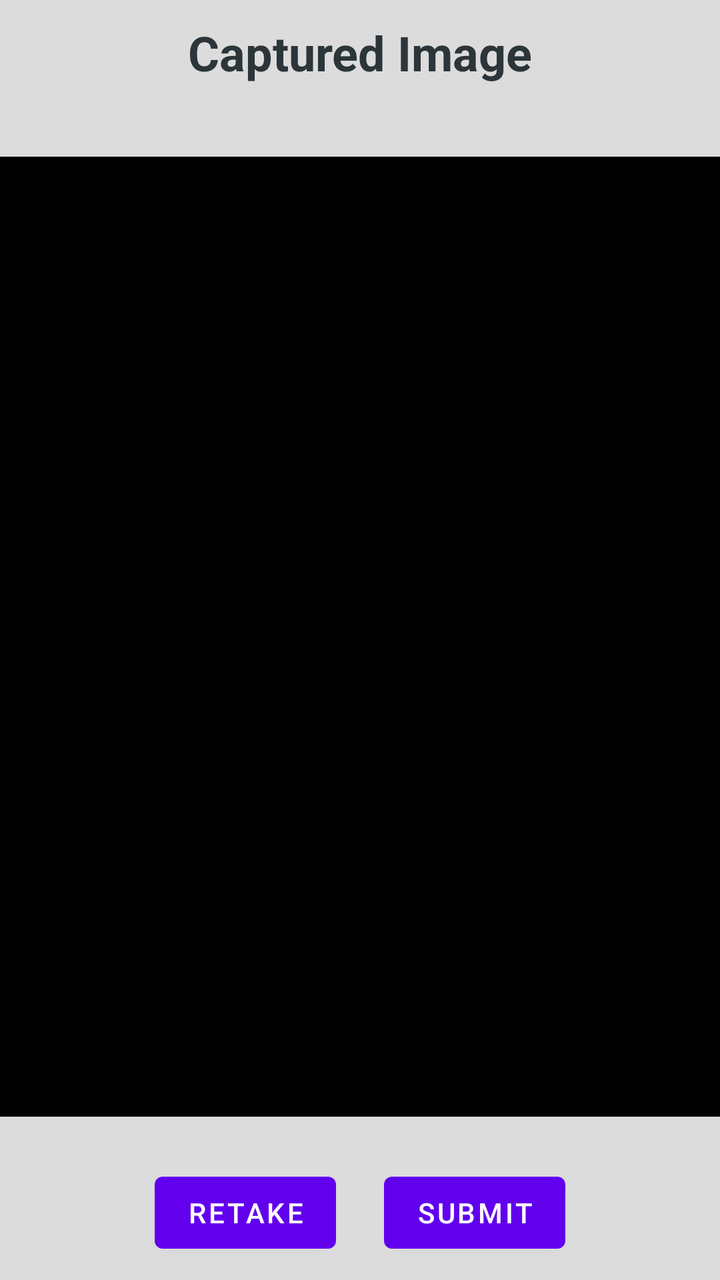
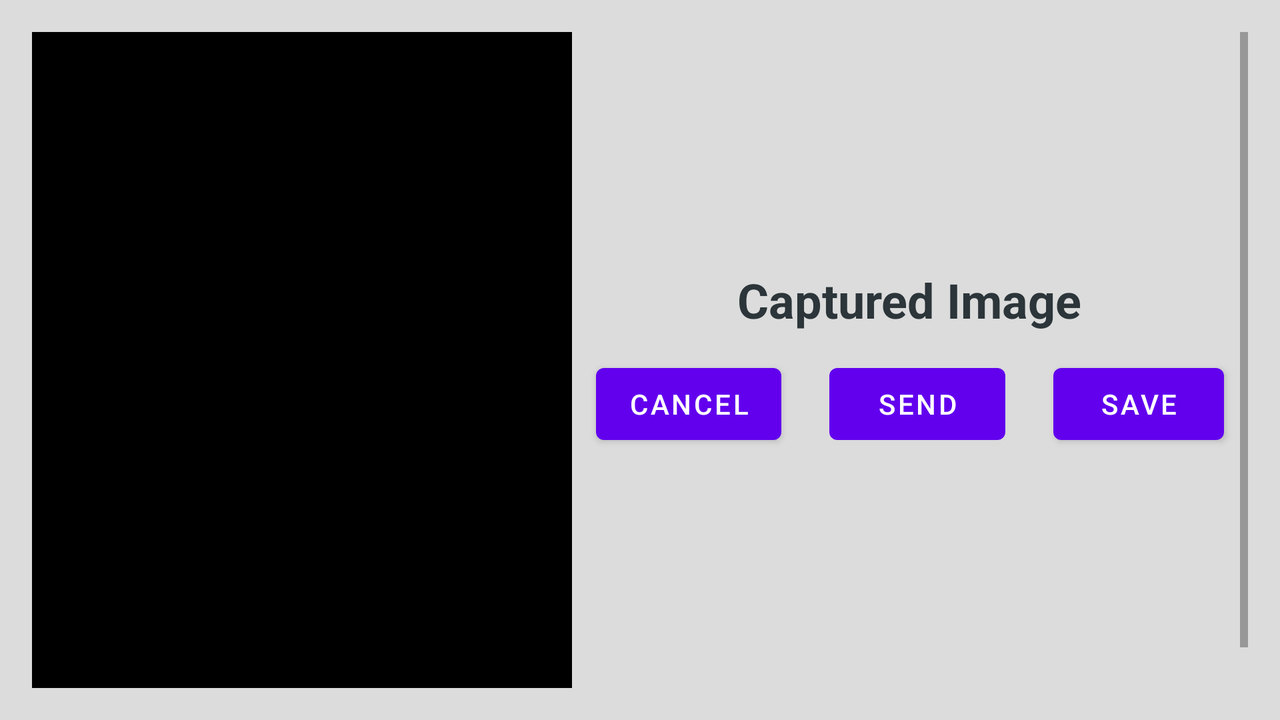

One screen, two layout resources from the same app: the default and the repository's alternative for another configuration. Each is rendered where Android would select it; the XML of both is given below.
<!-- AndroidManifest.xml: application theme Theme.BondoMan -->
<!-- res/layout/fragment_scan_validation.xml -->
<?xml version="1.0" encoding="utf-8"?>
<androidx.constraintlayout.widget.ConstraintLayout xmlns:android="http://schemas.android.com/apk/res/android"
    xmlns:app="http://schemas.android.com/apk/res-auto"
    android:layout_width="match_parent"
    android:layout_height="match_parent"
    android:background="@color/gainsboro">

    <LinearLayout
        android:layout_width="wrap_content"
        android:layout_height="wrap_content"
        android:orientation="vertical"
        app:layout_constraintBottom_toBottomOf="parent"
        app:layout_constraintEnd_toEndOf="parent"
        app:layout_constraintStart_toStartOf="parent"
        app:layout_constraintTop_toTopOf="parent">

        <TextView
            android:id="@+id/twibbonTitle"
            android:layout_width="match_parent"
            android:layout_height="wrap_content"
            android:text="Captured Image"
            android:textAlignment="center"
            android:textColor="@color/gunmetal_gray"
            android:textSize="24sp"
            android:textStyle="bold"
            android:layout_marginBottom="12dp"/>

        <ImageView
            android:id="@+id/twibbonOverlayValidation"
            android:background="@color/black"
            android:layout_width="360dp"
            android:layout_height="480dp"
            android:layout_marginVertical="24dp"
            android:gravity="center" />


        <LinearLayout
            android:layout_width="match_parent"
            android:layout_height="match_parent"
            android:orientation="horizontal"
            android:gravity="center">

            <Button
                android:id="@+id/validationRetakeButton"
                android:layout_width="wrap_content"
                android:layout_height="wrap_content"
                android:layout_gravity="center"
                android:layout_marginHorizontal="12dp"
                android:text="Retake" />

            <Button
                android:id="@+id/validationSubmitButton"
                android:layout_width="wrap_content"
                android:layout_height="wrap_content"
                android:layout_gravity="center"
                android:layout_marginHorizontal="12dp"
                android:text="Submit" />


        </LinearLayout>

    </LinearLayout>

</androidx.constraintlayout.widget.ConstraintLayout>
<!-- resources referenced by this layout -->
<resources>
  <color name="black">#000000</color>
  <color name="gainsboro">#DCDCDC</color>
  <color name="gunmetal_gray">#2C3539</color>
  <style name="Theme.BondoMan" parent="Theme.MaterialComponents.DayNight.NoActionBar">
          
          <item name="colorPrimary">@color/purple_500</item>
          <item name="colorPrimaryVariant">@color/purple_700</item>
          <item name="colorOnPrimary">@color/white</item>
          
          <item name="colorSecondary">@color/gunmetal_gray</item>
          <item name="colorSecondaryVariant">@color/dim_gray</item>
          <item name="colorOnSecondary">@color/black</item>
          
          <item name="android:statusBarColor">?attr/colorSecondary</item>
      </style>
  <color name="purple_500">#FF6200EE</color>
  <color name="purple_700">#FF3700B3</color>
  <color name="white">#FFFFFF</color>
  <color name="dim_gray">#696969</color>
</resources>
<!-- res/layout-land/fragment_scan_validation.xml (the repository's variant of the layout above) -->
<!-- drawn on the phone turned sideways -->
<?xml version="1.0" encoding="utf-8"?>
<androidx.constraintlayout.widget.ConstraintLayout xmlns:android="http://schemas.android.com/apk/res/android"
    xmlns:app="http://schemas.android.com/apk/res-auto"
    android:layout_width="match_parent"
    android:layout_height="match_parent"
    android:background="@color/gainsboro">

    <ScrollView
        android:layout_width="match_parent"
        android:layout_height="match_parent"
        android:layout_gravity="center"
        android:padding="16dp">

        <LinearLayout
            android:layout_width="match_parent"
            android:layout_height="match_parent"
            android:orientation="horizontal"
            android:layout_gravity="center"
            app:layout_constraintBottom_toBottomOf="parent"
            app:layout_constraintEnd_toEndOf="parent"
            app:layout_constraintStart_toStartOf="parent"
            app:layout_constraintTop_toTopOf="parent">


            <ImageView
                android:id="@+id/scanResultImage"
                android:background="@color/black"
                android:layout_width="270dp"
                android:layout_height="360dp"
                android:layout_gravity="center"
                android:layout_marginVertical="24dp"
                android:gravity="center" />

        <LinearLayout
            android:layout_width="match_parent"
            android:layout_height="match_parent"
            android:orientation="vertical"
            android:gravity="center">

            <TextView
                android:id="@+id/scanResultTitle"
                android:layout_width="wrap_content"
                android:layout_height="wrap_content"
                android:text="Captured Image"
                android:textAlignment="center"
                android:textColor="@color/gunmetal_gray"
                android:textSize="24sp"
                android:textStyle="bold"
                android:layout_marginBottom="12dp"/>


            <LinearLayout
                android:layout_width="wrap_content"
                android:layout_height="wrap_content"
                android:orientation="horizontal"
                android:gravity="center">

                <Button
                    android:id="@+id/validationCancelButton"
                    android:layout_width="wrap_content"
                    android:layout_height="wrap_content"
                    android:layout_gravity="center"
                    android:layout_marginHorizontal="12dp"
                    android:text="Cancel" />

                <Button
                    android:id="@+id/validationSendButton"
                    android:layout_width="wrap_content"
                    android:layout_height="wrap_content"
                    android:layout_gravity="center"
                    android:layout_marginHorizontal="12dp"
                    android:text="Send" />

                <Button
                    android:id="@+id/validationSaveButton"
                    android:layout_width="wrap_content"
                    android:layout_height="wrap_content"
                    android:layout_gravity="center"
                    android:layout_marginHorizontal="12dp"
                    android:text="Save" />


            </LinearLayout>

        </LinearLayout>



        </LinearLayout>
    </ScrollView>


</androidx.constraintlayout.widget.ConstraintLayout>
